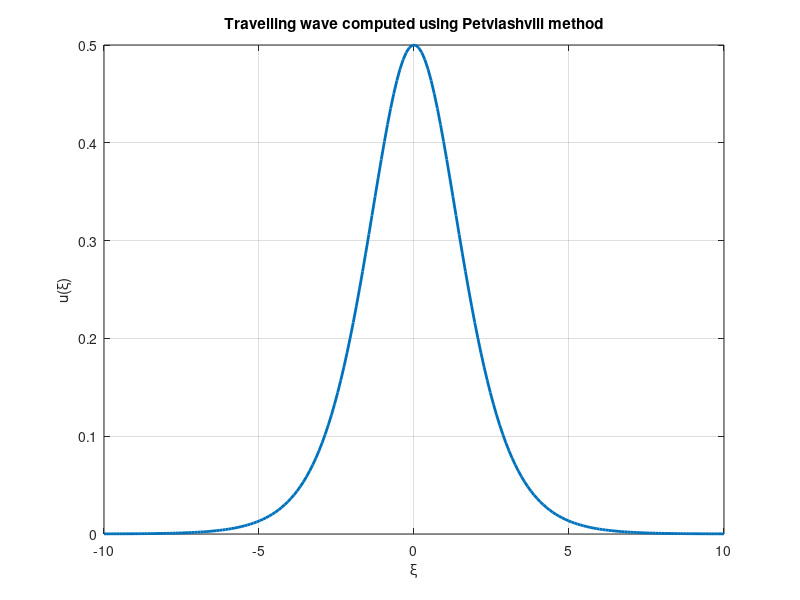

Recreate this plot in MATLAB.
% Parametri
c = 1;         % Velocità dell'onda
N = 200;       % Numero di punti
Lx = 20;       % Lunghezza del dominio
x = linspace(-Lx/2, Lx/2, N)';
dx = x(2) - x(1);

% Operatore differenziale (Matrice a bande)
Dxx = spdiags([ones(N, 1), -2 * ones(N, 1), ones(N, 1)], -1:1, N, N) / dx^2;
Dxx(1, N) = 1 / dx^2;   % Condizioni periodiche
Dxx(N, 1) = 1 / dx^2;

L = -c * speye(N) + Dxx; % Operatore lineare
L_inv = inv(L);          % Inversione del lineare

% Condizione iniziale (ad esempio un impulso gaussiano)
u_n = exp(-x.^2);

% Parametri del metodo di Petviashvili
k1 = -3;  % Coefficiente del termine non lineare
max_iter = 1000;
tol = 1e-6;

% Iterazione di Petviashvili
for n = 1:max_iter
    % Calcola il termine non lineare
    T_un = k1 * u_n.^2;
    
    % Calcola s_n
    L_un = L * u_n;
    s_n = (norm(L_un, 2) / norm(T_un, 2))^2;
    
    % Aggiorna u_n+1
    u_nplus1 = L_inv * (s_n * T_un);
    
    % Criterio di arresto
    diff_norm = norm(u_nplus1 - u_n, inf);
    fprintf('Iterazione %d: norma della differenza = %.5e\n', n, diff_norm);
    if diff_norm < tol
        fprintf('Convergenza raggiunta in %d iterazioni\n', n);
        break;
    end
    
    u_n = u_nplus1; % Aggiorna
    
end

% Risultati
figure;
plot(x, u_n, 'LineWidth', 2);
title('Travelling wave computed using Petviashvili method');
xlabel('\xi');
ylabel('u(\xi)');
grid on;
